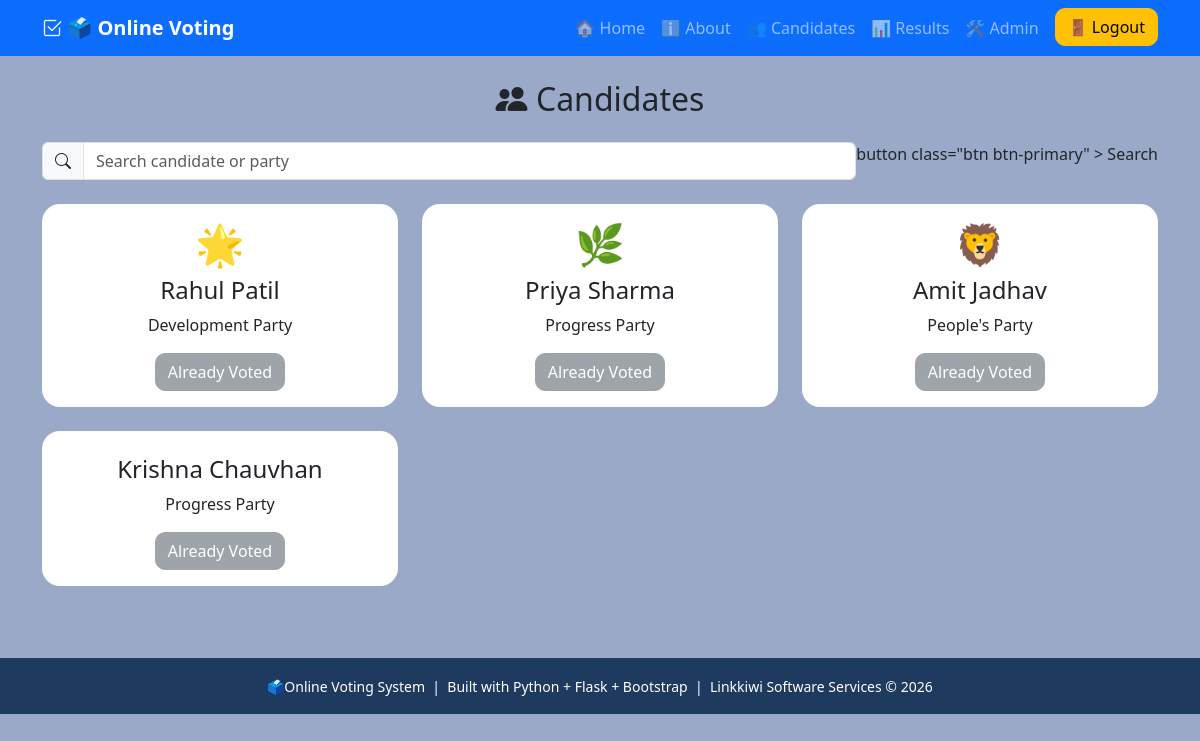
The app's page /candidates (signed in), older data.
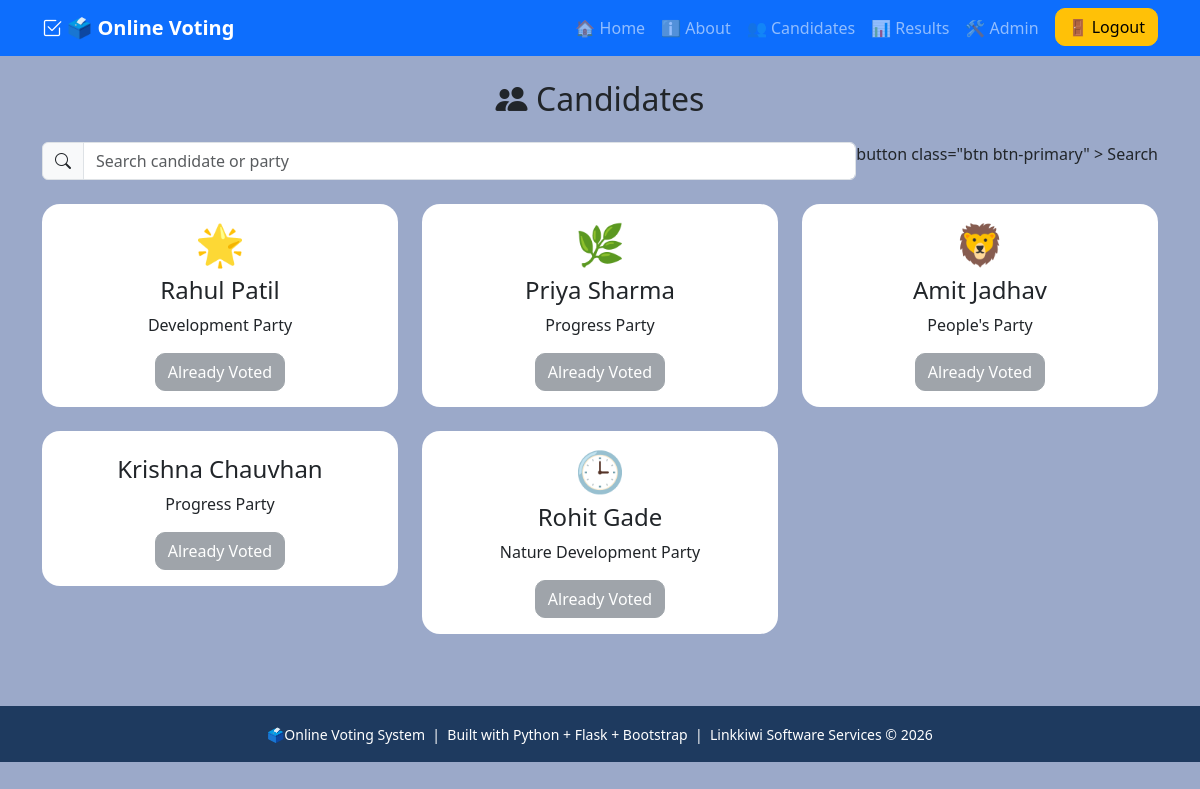
The same page, newer data.
### tables this page shows
CREATE TABLE candidates(
            id INTEGER PRIMARY KEY AUTOINCREMENT,
            name TEXT NOT NULL,
            party TEXT NOT NULL,
            symbol TEXT,
            votes INTEGER DEFAULT 0
        );

### app.py (the view)
@app.route("/candidates")
@login_required
def candidates():
    search = request.args.get("search","").strip()
    connection = get_db()
    candidates = connection.execute("""
        SELECT * FROM candidates
        WHERE name LIKE ?
        OR party LIKE ?
        ORDER BY id
    """, (
        f"%{search}%",
        f"%{search}%"
    )).fetchall()
    user = connection.execute("""
        SELECT has_voted
        FROM users
        WHERE id = ?
    """, (
        session["user_id"],
    )).fetchone()
    connection.close()
    return render_template(
        "candidates.html",
        candidates=candidates,
        search=search,
        has_voted=user["has_voted"]
    )

### app.py (called while the page is built)
def get_db():
    connection = sqlite3.connect(DATABASE)
    connection.row_factory = sqlite3.Row
    return connection

def login_required(function):
    @wraps(function)
    def decorated_function(*args, **kwargs):
        if "user_id" not in session:
            flash("Please login first.", "warning")
            return redirect(url_for("login"))
        return function(*args, **kwargs)
    return decorated_function

### templates/candidates.html (shortened to what this page needs)
{% extends "base.html" %}
{% block content %}
<h2 class="text-center mb-4">
<i class="bi bi-people-fill"></i>
Candidates
</h2>
<form
    method="GET"
    class="mb-4"
>
<div class="input-group">
<span class="input-group-text">
<i class="bi bi-search"></i>
</span>
<input
    type="text"
    name="search"
    value="{{ search }}"
    class="form-control"
    placeholder="Search candidate or party"
>
button
    class="btn btn-primary"
>
Search
</div>
</form>
<div class="row">
{% for candidate in candidates %}
<div class="col-md-4 mb-4">
<div class="card candidate-card">
<div class="card-body text-center">
<h1>
{{ candidate.symbol }}
</h1>
<h4>
{{ candidate.name }}
</h4>
<p>
{{ candidate.party }}
</p>
{% if has_voted %}
<button
    class="btn btn-secondary"
    disabled
>
Already Voted
</button>
{% endif %}
</div>
</div>
</div>
{% else %}
<p class="text-center">
No candidate found.
</p>
{% endfor %}
</div>
{% endblock %}

Row changes from the older to the newer data that the page shows:
added candidates: symbol "🕒", name "Rohit Gade", party "Nature Development Party"
